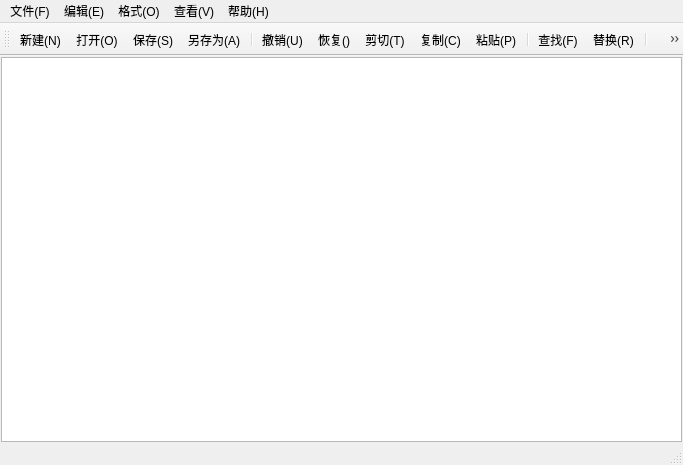
<?xml version="1.0" encoding="UTF-8"?>
<ui version="4.0">
 <class>MainWindow</class>
 <widget class="QMainWindow" name="MainWindow">
  <property name="geometry">
   <rect>
    <x>0</x>
    <y>0</y>
    <width>683</width>
    <height>465</height>
   </rect>
  </property>
  <property name="windowTitle">
   <string>MainWindow</string>
  </property>
  <widget class="QWidget" name="centralwidget">
   <layout class="QVBoxLayout" name="verticalLayout">
    <property name="spacing">
     <number>0</number>
    </property>
    <property name="leftMargin">
     <number>1</number>
    </property>
    <property name="topMargin">
     <number>1</number>
    </property>
    <property name="rightMargin">
     <number>1</number>
    </property>
    <property name="bottomMargin">
     <number>1</number>
    </property>
    <item>
     <widget class="CodeEditor" name="textEdit"/>
    </item>
   </layout>
  </widget>
  <widget class="QMenuBar" name="menubar">
   <property name="geometry">
    <rect>
     <x>0</x>
     <y>0</y>
     <width>683</width>
     <height>17</height>
    </rect>
   </property>
   <widget class="QMenu" name="menu">
    <property name="title">
     <string>文件(F)</string>
    </property>
    <addaction name="actionNew"/>
    <addaction name="actionOpen"/>
    <addaction name="actionSave"/>
    <addaction name="actionSaveas"/>
    <addaction name="separator"/>
    <addaction name="actionExit"/>
   </widget>
   <widget class="QMenu" name="menu_E">
    <property name="title">
     <string>编辑(E)</string>
    </property>
    <addaction name="actionUndo"/>
    <addaction name="actionRedo"/>
    <addaction name="actionCut"/>
    <addaction name="actionCopy"/>
    <addaction name="actionPaste"/>
    <addaction name="separator"/>
    <addaction name="actionFind"/>
    <addaction name="actionReplace"/>
    <addaction name="actionSelectAll"/>
   </widget>
   <widget class="QMenu" name="menu_V">
    <property name="title">
     <string>查看(V)</string>
    </property>
    <addaction name="actionShowToolbar"/>
    <addaction name="actionShowStatusBar"/>
   </widget>
   <widget class="QMenu" name="menu_H">
    <property name="title">
     <string>帮助(H)</string>
    </property>
    <addaction name="actionAbout"/>
   </widget>
   <widget class="QMenu" name="menu_O">
    <property name="title">
     <string>格式(O)</string>
    </property>
    <addaction name="actionLineWrap"/>
    <addaction name="actionLinenumber"/>
    <addaction name="actionFont"/>
    <addaction name="actionFontColor"/>
    <addaction name="separator"/>
    <addaction name="actionFontBackgroundColor"/>
    <addaction name="actionBackgroundColor"/>
   </widget>
   <addaction name="menu"/>
   <addaction name="menu_E"/>
   <addaction name="menu_O"/>
   <addaction name="menu_V"/>
   <addaction name="menu_H"/>
  </widget>
  <widget class="QStatusBar" name="statusbar"/>
  <widget class="QToolBar" name="toolBar">
   <property name="windowTitle">
    <string>toolBar</string>
   </property>
   <attribute name="toolBarArea">
    <enum>TopToolBarArea</enum>
   </attribute>
   <attribute name="toolBarBreak">
    <bool>false</bool>
   </attribute>
   <addaction name="actionNew"/>
   <addaction name="actionOpen"/>
   <addaction name="actionSave"/>
   <addaction name="actionSaveas"/>
   <addaction name="separator"/>
   <addaction name="actionUndo"/>
   <addaction name="actionRedo"/>
   <addaction name="actionCut"/>
   <addaction name="actionCopy"/>
   <addaction name="actionPaste"/>
   <addaction name="separator"/>
   <addaction name="actionFind"/>
   <addaction name="actionReplace"/>
   <addaction name="separator"/>
   <addaction name="actionFont"/>
   <addaction name="actionLinenumber"/>
   <addaction name="actionLineWrap"/>
   <addaction name="separator"/>
   <addaction name="actionShowToolbar"/>
   <addaction name="actionShowStatusBar"/>
  </widget>
  <action name="actionNew">
   <property name="icon">
    <iconset resource="notepad.qrc">
     <normaloff>:/img/new.png</normaloff>:/img/new.png</iconset>
   </property>
   <property name="text">
    <string>新建(&amp;N)</string>
   </property>
   <property name="toolTip">
    <string>新建</string>
   </property>
   <property name="shortcut">
    <string>Ctrl+N</string>
   </property>
  </action>
  <action name="actionOpen">
   <property name="icon">
    <iconset resource="notepad.qrc">
     <normaloff>:/img/open.png</normaloff>:/img/open.png</iconset>
   </property>
   <property name="text">
    <string>打开(&amp;O)</string>
   </property>
   <property name="toolTip">
    <string>打开</string>
   </property>
   <property name="shortcut">
    <string>Ctrl+O</string>
   </property>
  </action>
  <action name="actionSave">
   <property name="icon">
    <iconset resource="notepad.qrc">
     <normaloff>:/img/save.png</normaloff>:/img/save.png</iconset>
   </property>
   <property name="text">
    <string>保存(&amp;S)</string>
   </property>
   <property name="toolTip">
    <string>保存</string>
   </property>
   <property name="shortcut">
    <string>Ctrl+S</string>
   </property>
  </action>
  <action name="actionSaveas">
   <property name="icon">
    <iconset resource="notepad.qrc">
     <normaloff>:/img/saveas.png</normaloff>:/img/saveas.png</iconset>
   </property>
   <property name="text">
    <string>另存为(&amp;A)</string>
   </property>
   <property name="toolTip">
    <string>另存为</string>
   </property>
  </action>
  <action name="actionExit">
   <property name="text">
    <string>退出(&amp;X)</string>
   </property>
   <property name="toolTip">
    <string>退出</string>
   </property>
  </action>
  <action name="actionUndo">
   <property name="icon">
    <iconset resource="notepad.qrc">
     <normaloff>:/img/undo.png</normaloff>:/img/undo.png</iconset>
   </property>
   <property name="text">
    <string>撤销(&amp;U)</string>
   </property>
   <property name="toolTip">
    <string>撤销</string>
   </property>
   <property name="shortcut">
    <string>Ctrl+Z</string>
   </property>
  </action>
  <action name="actionCut">
   <property name="icon">
    <iconset resource="notepad.qrc">
     <normaloff>:/img/cut.png</normaloff>:/img/cut.png</iconset>
   </property>
   <property name="text">
    <string>剪切(&amp;T)</string>
   </property>
   <property name="toolTip">
    <string>剪切</string>
   </property>
   <property name="shortcut">
    <string>Ctrl+X</string>
   </property>
  </action>
  <action name="actionCopy">
   <property name="icon">
    <iconset resource="notepad.qrc">
     <normaloff>:/img/copy.png</normaloff>:/img/copy.png</iconset>
   </property>
   <property name="text">
    <string>复制(&amp;C)</string>
   </property>
   <property name="toolTip">
    <string>复制</string>
   </property>
   <property name="shortcut">
    <string>Ctrl+C</string>
   </property>
  </action>
  <action name="actionPaste">
   <property name="icon">
    <iconset resource="notepad.qrc">
     <normaloff>:/img/paste.png</normaloff>:/img/paste.png</iconset>
   </property>
   <property name="text">
    <string>粘贴(&amp;P)</string>
   </property>
   <property name="toolTip">
    <string>粘贴</string>
   </property>
   <property name="shortcut">
    <string>Ctrl+V</string>
   </property>
  </action>
  <action name="actionFind">
   <property name="icon">
    <iconset resource="notepad.qrc">
     <normaloff>:/img/find.png</normaloff>:/img/find.png</iconset>
   </property>
   <property name="text">
    <string>查找(&amp;F)</string>
   </property>
   <property name="toolTip">
    <string>查找</string>
   </property>
   <property name="shortcut">
    <string>Ctrl+F</string>
   </property>
  </action>
  <action name="actionReplace">
   <property name="icon">
    <iconset resource="notepad.qrc">
     <normaloff>:/img/replace.png</normaloff>:/img/replace.png</iconset>
   </property>
   <property name="text">
    <string>替换(&amp;R)</string>
   </property>
   <property name="toolTip">
    <string>替换</string>
   </property>
   <property name="shortcut">
    <string>Ctrl+H</string>
   </property>
  </action>
  <action name="actionFont">
   <property name="icon">
    <iconset resource="notepad.qrc">
     <normaloff>:/img/font.png</normaloff>:/img/font.png</iconset>
   </property>
   <property name="text">
    <string>字体(&amp;F)</string>
   </property>
   <property name="toolTip">
    <string>字体</string>
   </property>
  </action>
  <action name="actionLineWrap">
   <property name="checkable">
    <bool>true</bool>
   </property>
   <property name="icon">
    <iconset resource="notepad.qrc">
     <normaloff>:/img/wrap.png</normaloff>:/img/wrap.png</iconset>
   </property>
   <property name="text">
    <string>自动换行(&amp;W)</string>
   </property>
   <property name="toolTip">
    <string>自动换行</string>
   </property>
  </action>
  <action name="actionShowToolbar">
   <property name="checkable">
    <bool>true</bool>
   </property>
   <property name="icon">
    <iconset resource="notepad.qrc">
     <normaloff>:/img/tool.png</normaloff>:/img/tool.png</iconset>
   </property>
   <property name="text">
    <string>工具栏(&amp;T)</string>
   </property>
   <property name="toolTip">
    <string>工具栏</string>
   </property>
  </action>
  <action name="actionShowStatusBar">
   <property name="checkable">
    <bool>true</bool>
   </property>
   <property name="icon">
    <iconset resource="notepad.qrc">
     <normaloff>:/img/status.png</normaloff>:/img/status.png</iconset>
   </property>
   <property name="text">
    <string>状态栏(&amp;S)</string>
   </property>
   <property name="toolTip">
    <string>状态栏</string>
   </property>
  </action>
  <action name="actionRedo">
   <property name="icon">
    <iconset resource="notepad.qrc">
     <normaloff>:/img/redo.png</normaloff>:/img/redo.png</iconset>
   </property>
   <property name="text">
    <string>恢复(&amp;)</string>
   </property>
   <property name="toolTip">
    <string>恢复</string>
   </property>
   <property name="shortcut">
    <string>Ctrl+Shift+Z</string>
   </property>
  </action>
  <action name="actionSelectAll">
   <property name="text">
    <string>全选(&amp;A)</string>
   </property>
   <property name="toolTip">
    <string>全选</string>
   </property>
   <property name="shortcut">
    <string>Ctrl+V</string>
   </property>
  </action>
  <action name="actionAbout">
   <property name="text">
    <string>关于(&amp;A)</string>
   </property>
   <property name="toolTip">
    <string>关于</string>
   </property>
  </action>
  <action name="actionLinenumber">
   <property name="checkable">
    <bool>true</bool>
   </property>
   <property name="icon">
    <iconset resource="notepad.qrc">
     <normaloff>:/img/linenumber.svg</normaloff>:/img/linenumber.svg</iconset>
   </property>
   <property name="text">
    <string>显示行号(&amp;L)</string>
   </property>
   <property name="toolTip">
    <string>显示行号</string>
   </property>
   <property name="shortcut">
    <string>Ctrl+L</string>
   </property>
  </action>
  <action name="actionFontColor">
   <property name="text">
    <string>字体颜色</string>
   </property>
   <property name="toolTip">
    <string>字体颜色</string>
   </property>
  </action>
  <action name="actionBackgroundColor">
   <property name="text">
    <string>编辑器背景色</string>
   </property>
   <property name="toolTip">
    <string>编辑器背景色</string>
   </property>
  </action>
  <action name="actionFontBackgroundColor">
   <property name="text">
    <string>字体背景色</string>
   </property>
   <property name="toolTip">
    <string>字体背景色</string>
   </property>
  </action>
 </widget>
 <customwidgets>
  <customwidget>
   <class>CodeEditor</class>
   <extends>QPlainTextEdit</extends>
   <header location="global">codeeditor.h</header>
  </customwidget>
 </customwidgets>
 <resources>
  <include location="notepad.qrc"/>
 </resources>
 <connections/>
</ui>
